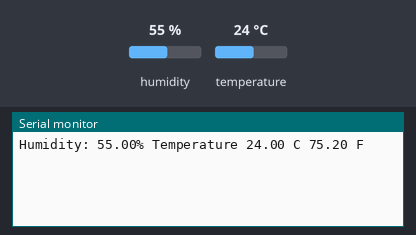
This sketch was run on a simulated Arduino Uno, built with avr-gcc and run on an emulated ATmega328P. On the bench: the last lines printed to the serial monitor. Inputs (shaded band) come from the test bench; at power-on: humidity 55 %, temperature 24 °C.

Above: at 1.7 s.
1.8 s: humidity set to 22 %
At 3.1 s:
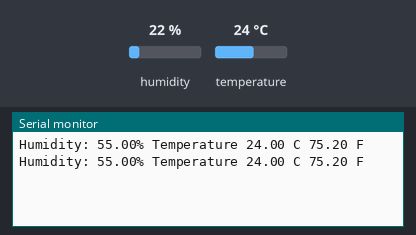
9.6 s: temperature set to 12 °C
At 10.5 s:
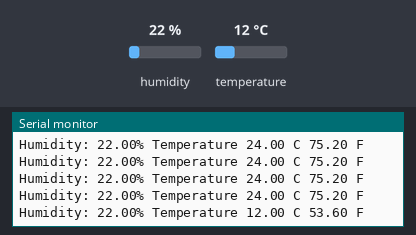
13.5 s: humidity set to 40 %
At 14.9 s:
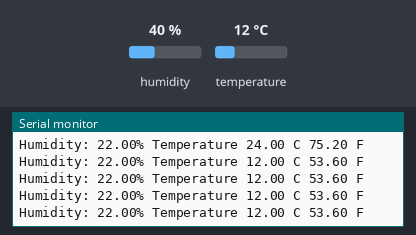
Timing chart, 0 to 16.5 s (numbered marks = the images above; inputs shaded):
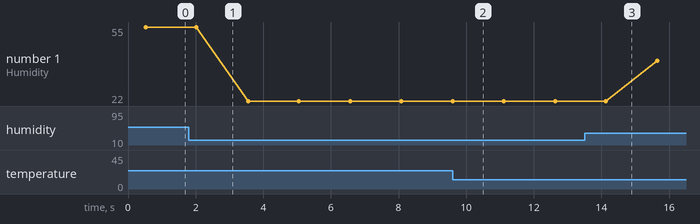

Measured:
- after the input at 9.6 s, the serial monitor: prints a new line at once (image 2)
- plotted number 1: 55 → 22 after the input at 1.8 s, 22 → 40 after the input at 13.5 s

The sketch:

lesson51_LCD.ino
```cpp
#include "DHT.h"
#define Type DHT11
int sensePin=4;
DHT HT(sensePin,Type);
float humidity;
float tempC;
float tempF;
int setTime=500;
int dt=1500;

void setup() {
  // put your setup code here, to run once:
Serial.begin(9600);
HT.begin();
delay(setTime);
}

void loop() {
humidity=HT.readHumidity();
tempC=HT.readTemperature();
tempF=HT.readTemperature(true);

Serial.print("Humidity: ");
Serial.print(humidity);
Serial.print("% Temperature ");
Serial.print(tempC);
Serial.print(" C ");
Serial.print(tempF);
Serial.println(" F ");
delay(dt);


}
```
